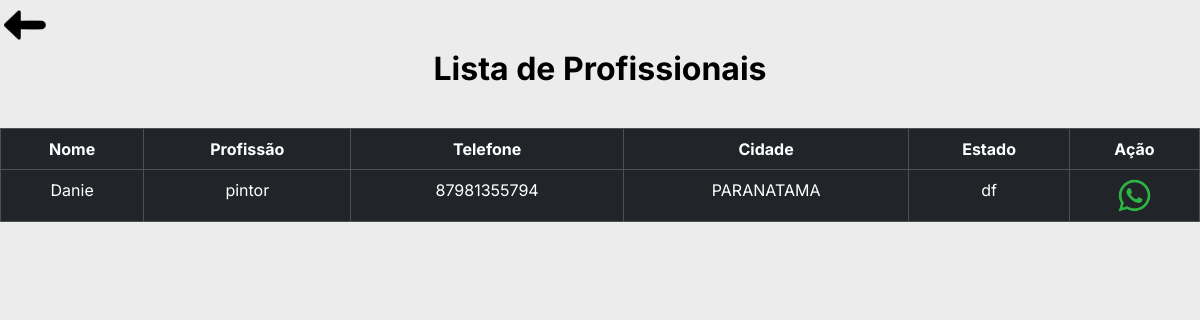
The page /profissionais/pintor on the database its author committed.
### tables this page shows
CREATE TABLE "profissionais"(
        "ID_profiss" INTEGER PRIMARY KEY AUTOINCREMENT,
        "nome"      TEXT,
        "CPF"       TEXT,
        "telefone"  TEXT,
        "email"     TEXT,
        "endereco"  TEXT,
        "num"       TEXT,
        "bairro"    TEXT,
        "CEP"       TEXT,
        cidade      TEXT,
        "uf"        TEXT,
        "profissao" TEXT
        );

### cliente.py (the view)
@bp_clientes.route('/profissionais/<profissao>', methods=['GET'])
def list_profissionais(profissao):
    profissionais = obter_profissionais_por_profissao(profissao)
    return render_template('clientes/perfil_profissional.html', profissionais=profissionais)

### cliente.py (called while the page is built)
def obter_profissionais_por_profissao(profissao):
    try:
        with sql.connect("goservice.db") as con:
            cur = con.cursor()
            cur.execute('''
                        SELECT * FROM profissionais
                        WHERE profissao = ?;
                    ''', (profissao,))
            dados = cur.fetchall()
            colunas = [column[0] for column in cur.description]
            dados_json = [dict(zip(colunas, row)) for row in dados]
            return dados_json
    except sql.Error as err:
        print(f"Erro ao executar a consulta: {err}")
        return None

### templates/clientes/perfil_profissional.html (shortened to what this page needs)
{% extends 'clientes/base/base_lista.html' %}
{% block customCSS %}
<link rel="stylesheet" href="{{ url_for('static', filename='css/estilosCli/estilo_lista.css')}}">
{% endblock %}
{% block body %}
<h3 class="tit__pag">Lista de Profissionais</h3>
<table class="table table-bordered table-dark bg-dark tabua">
    <thead>
      <tr>
        <th scope="col">Nome</th>
        <th scope="col">Profissão</th>
        <th scope="col">Telefone</th>
        <th scope="col">Cidade</th>
        <th scope="col">Estado</th>
        <th scope="col">Ação</th>
      </tr>
    </thead>
    <tbody>
    {% for profissional in profissionais %}
      <tr>
        <td>{{ profissional['nome']  }}</td>
        <td>{{ profissional['profissao'] }}</td>
        <td>{{ profissional['telefone'] }}</td>
        <td>{{ profissional['cidade'] }}</td>
        <td>{{ profissional['uf'] }}</td>
        <td>
          <a href="https://wa.me/55{{ profissional['telefone'] }}">
            <img class="lista__prof-icone" src="{{ url_for('static', filename='img/whats.png')}}" alt="ícone do whatsapp">
          </a>
        </td>
      </tr>
    {% endfor %}
    </tbody>
  </table>
{% endblock %}

### static/css/estilosCli/estilo_lista.css (style rules this page uses)
:root { --cor-preta: #000; --cor-branca: #FFF; --cor-cinza: #ECECEC; --cor-cinza-escuro: #CBC8C8; --fonte-inter: 'Inter', sans-serif; }
* { margin: 0; padding: 0; box-sizing: border-box; }
body { font-family: 'Inter', sans-serif; background-color: var(--cor-cinza); color: var(--cor-preta); }
.tit__pag { font-size: 32px; font-weight: 700; padding: 0em 0em 1em 0em; display: flex; justify-content: center; }
.lista__prof-icone { width: 35px; }
th,td { text-align: center; }

### rows shown on the page
profissionais: nome "Danie", profissao "pintor", telefone "87981355794", cidade "PARANATAMA", uf "df"
